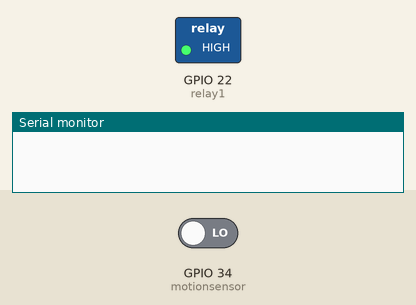
Simulated run of this program. Board: ESP32. On the bench: switched loads named in the program (green lamp = pin HIGH), the last lines printed to the serial monitor. The inputs (shaded band) are chosen by the test bench; at power-on: GPIO 34 (motionsensor) LOW. WiFi joins after 1.5 s; servers stay silent unless stated.

Above: at 3.0 s.
3.1 s: GPIO 34 (motionsensor) driven HIGH
At 4.2 s:
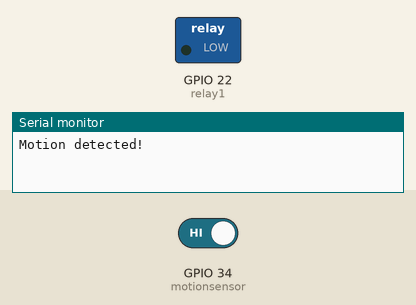
4.6 s: GPIO 34 (motionsensor) driven LOW
At 5.3 s:
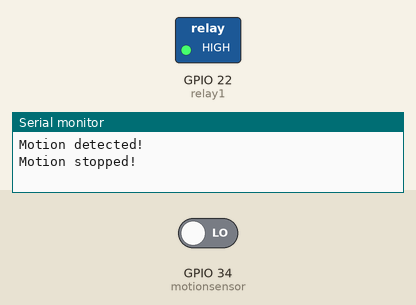
Timing chart, 0 to 7.6 s (numbered marks = the images above; inputs shaded):
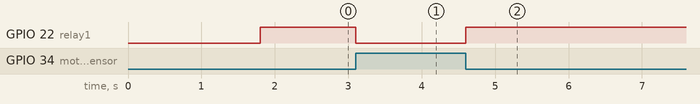

The program:

main.cpp
```cpp
#define BLYNK_TEMPLATE_ID "TMPL64JPUmG_q"
#define BLYNK_TEMPLATE_NAME "SmartLightUsing PIR"
#define BLYNK_AUTH_TOKEN "u9AlKF926oLVt1RTbt1JcW0GdcF0Jm3L"

#define BLYNK_PRINT Serial

#include <WiFi.h>
#include <WiFiClient.h>
#include <BlynkSimpleEsp32.h>

int relay1 = 22;
const int motionsensor = 34;
int pinStateCurrent = LOW;
int pinStatePrevious = LOW;

bool autoMode = true;              // true: dùng cảm biến, false: điều khiển tay
bool manualLightState = false;     // lưu trạng thái đèn khi ở chế độ thủ công

BlynkTimer timer;

BLYNK_CONNECTED() {
  Blynk.syncVirtual(V0);  // trạng thái đèn
  Blynk.syncVirtual(V1);  // trạng thái mô tả
  Blynk.syncVirtual(V2);  // chế độ hoạt động
  Blynk.syncVirtual(V3);  // bật/tắt đèn bằng tay
}

BLYNK_WRITE(V2) {
  int mode = param.asInt();
  autoMode = (mode == 0); // 0 = Auto, 1 = Manual

  if (autoMode) {
    Blynk.virtualWrite(V1, "Chế độ: Tự động");
  } else {
    Blynk.virtualWrite(V1, "Chế độ: Thủ công");
  }
}

BLYNK_WRITE(V3) {
  int state = param.asInt();

  if (!autoMode) {
    if (state == 1) {
      digitalWrite(relay1, LOW);  // bật đèn
      Blynk.virtualWrite(V0, 1);
      Blynk.virtualWrite(V1, "Đèn bật (Thủ công)");
      manualLightState = true;
    } else {
      digitalWrite(relay1, HIGH); // tắt đèn
      Blynk.virtualWrite(V0, 0);
      Blynk.virtualWrite(V1, "Đèn tắt (Thủ công)");
      manualLightState = false;
    }
  } else {
    // Nếu đang ở chế độ tự động, không cho phép điều khiển tay
    Blynk.virtualWrite(V1, "Đổi sang chế độ Thủ công để điều khiển");
    Blynk.virtualWrite(V3, manualLightState ? 1 : 0);  // reset trạng thái nút
  }
}

void setup() {
  Serial.begin(115200);
  Blynk.begin(BLYNK_AUTH_TOKEN, "Lam", "Nganngo89@");

  pinMode(motionsensor, INPUT);
  pinMode(relay1, OUTPUT);
  digitalWrite(relay1, HIGH); // tắt đèn lúc khởi động
}

void loop() {
  Blynk.run();
  timer.run();

  if (autoMode) {
    pinStatePrevious = pinStateCurrent;
    pinStateCurrent = digitalRead(motionsensor);

    if (pinStatePrevious == LOW && pinStateCurrent == HIGH) {
      Serial.println("Motion detected!");
      digitalWrite(relay1, LOW);
      Blynk.virtualWrite(V0, 1);
      Blynk.virtualWrite(V1, "Motion Detect");
    } else if (pinStatePrevious == HIGH && pinStateCurrent == LOW) {
      Serial.println("Motion stopped!");
      digitalWrite(relay1, HIGH);
      Blynk.virtualWrite(V0, 0);
      Blynk.virtualWrite(V1, "Motion Stopped");
    }
  }
}
```

Measured:
- after the input at 3.1 s, GPIO 22 (relay1): HIGH → LOW at once
- after the input at 4.6 s, GPIO 22 (relay1): LOW → HIGH at once
